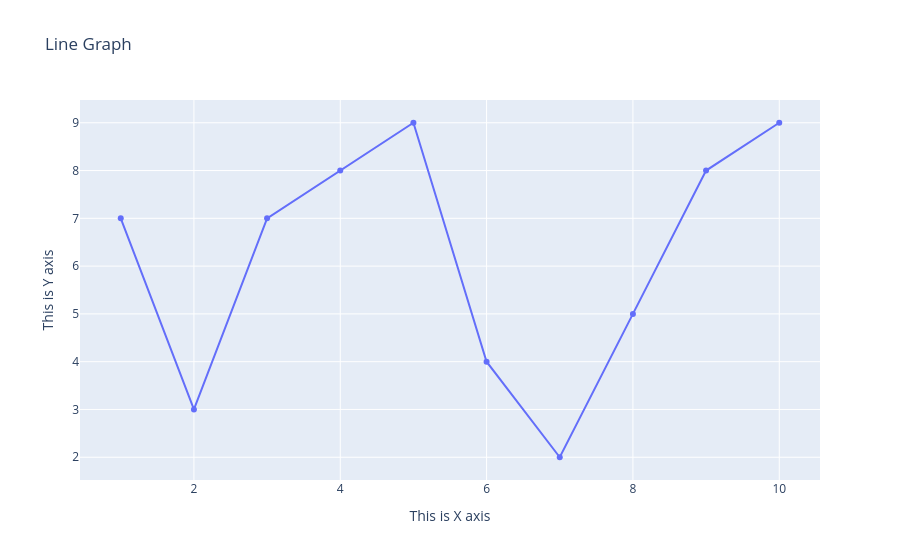

The notebook cell saved with this chart:
### Markdown cell above
ADDING TITLES:

### Code cell
fig = go.Figure(go.Scatter(x=x, y=y))
fig.update_layout(title = "Line Graph", xaxis_title = "This is X axis", yaxis_title = "This is Y axis")
fig.show()

### Figure 1 — Plotly figure (JSON) as saved in the notebook; plotly's stock layout.template omitted (floating-point values rounded to 4 significant figures)
{"data": [{"type": "scatter", "x": [1, 2, 3, 4, 5, 6, 7, 8, 9, 10], "y": [7, 3, 7, 8, 9, 4, 2, 5, 8, 9]}], "layout": {"title": {"text": "Line Graph"}, "xaxis": {"title": {"text": "This is X axis"}}, "yaxis": {"title": {"text": "This is Y axis"}}}}
